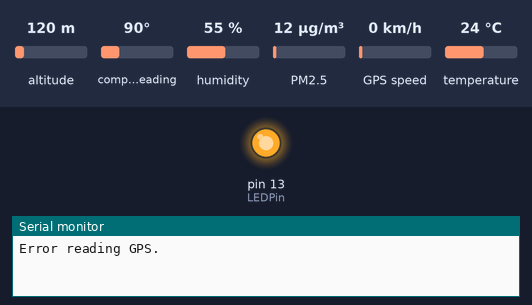
Bench run of a sketch on a simulated Arduino Uno, built with avr-gcc and run on an emulated ATmega328P. Parts: output pins drawn as LEDs (lit = HIGH), the last lines printed to the serial monitor. The inputs (shaded band) are chosen by the test bench; at power-on: altitude 120 m, compass heading 90°, humidity 55 %, PM2.5 12 µg/m³, GPS speed 0 km/h, temperature 24 °C. Storage starts empty; the GPS gets a fix after 3 s at 37.7749, -122.4194 with 8 satellites.

Above: at 0.1 s.
At 3.1 s:
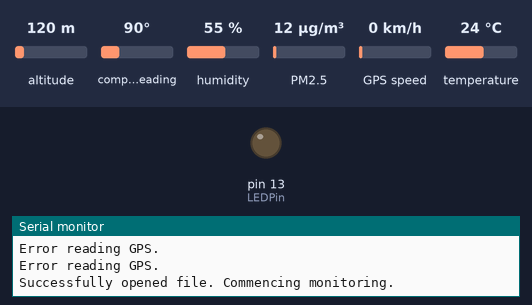
Timing chart, 0 to 4.6 s (numbered marks = the images above):
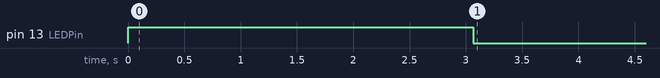

The sketch:

commute_measure.ino
```cpp
/**
 * commute_measure
 *     Script for the monitoring of everyday commutes, measuring PM2.5, PM10, GPS, temp and humidity.
 *     Results are saved to an SD card for reading with the sd_read script
 *
 * @author Abi Langbridge
 * @version 1.0 2/5/22
 */

#include <SPI.h>
#include <SD.h>
#include <stdio.h>

#include <SDS011.h>
#include <DFRobot_DHT20.h>

#include <Wire.h>

#include <SoftwareSerial.h>
#include <TinyGPSPlus.h>

// initialise script variables
int RXPin = 4;
int TXPin = 12;
unsigned long interval = 2500; // 30000 = 30s
int recordsPerFile = 30; //30 corresponds to saving every 1.25 mins
int count = 0;
int idx2 = 0;
int error, idx;
int LEDPin = 13;
float p10, p25, temp, rh;
double lat, lng, alt;
unsigned long epochTime, startTime;
char writeTime[8];
int GPSBaud = 9600;

// intialise CSV file and sensors
File csv;
SDS011 sds;
DFRobot_DHT20 dht20;
TinyGPSPlus gps;
SoftwareSerial gpsSerial(RXPin, TXPin);

/**
 * Smart delay function to 'feed' the GPS module when not operating.
 *
 * @param ms length of time to delay
 */
static void smartDelay(unsigned long ms) {
  unsigned long start = millis();
  do {
    while (gpsSerial.available())
      gps.encode(gpsSerial.read());
  } while (millis() - start < ms);
}

void setup() {
  // initialise connections with GPS, SDS011 and serial monitor
  Serial.begin(115200);
  gpsSerial.begin(GPSBaud);
  sds.begin(16, 17);

  // initialise indicator LED
  pinMode(LEDPin, OUTPUT);
  digitalWrite(LEDPin, HIGH);

  // wait for a GPS location to be found or 90s to elapse
  while (!gps.location.isValid() and count < 90) {
    Serial.println("Error reading GPS.");
    count++;
    smartDelay(1000);
  }
  count = 0;

  // wait for the SD card to mount
  while (!SD.begin(26)) {
    Serial.println("Error reading SD.");
    smartDelay(100);
  }

  // check for existing files
  idx = 1;
  while(SD.exists("/Journey "+String(idx)+"_0.csv")) {
    idx++;
  }
  // open and initialise the Journey header file
  csv = SD.open("/Journey "+String(idx)+"_0.csv", FILE_WRITE);
  csv.println("WriteTime,1000Lat,1000Lng,Alt,PM2.5,PM10,Temp,RH");
  csv.println(String(gps.date.day())+"/"+String(gps.date.month())+"/"+String(gps.date.year()));

  // turn off the indicator LED
  Serial.println("Successfully opened file. Commencing monitoring.");
  digitalWrite(LEDPin, LOW);
}

void loop() {
  // wait until the interval has elapsed
  smartDelay(interval);

  // collect GPS information from the object
  lat = gps.location.lat();
  lng = gps.location.lng();
  alt = gps.altitude.meters();

  // format and write the time to the file
  sprintf(writeTime, "%02d:%02d:%02d", gps.time.hour(), gps.time.minute(), gps.time.second());
  csv.print(writeTime);
  csv.print(","+String(1000*lat)+","+String(1000*lng)+","+String(alt)+",");

  // collect temp, RH and PM measurements
  dht20.begin();
  error = 1;
  while (error) {
    error = sds.read(&p25,&p10);
  }
  temp = dht20.getTemperature();
  rh = dht20.getHumidity();

  // write PM, temp and RH values to the file
  csv.println(String(p25)+","+String(p10)+","+String(temp)+","+String(rh));
  count++;

  // check if the file is full
  if (count >= recordsPerFile) {
    csv.close();

    count = 0;
    idx2++;
    csv = SD.open("/Journey "+String(idx)+"_"+String(idx2)+".csv", FILE_WRITE);

  }
}
```
